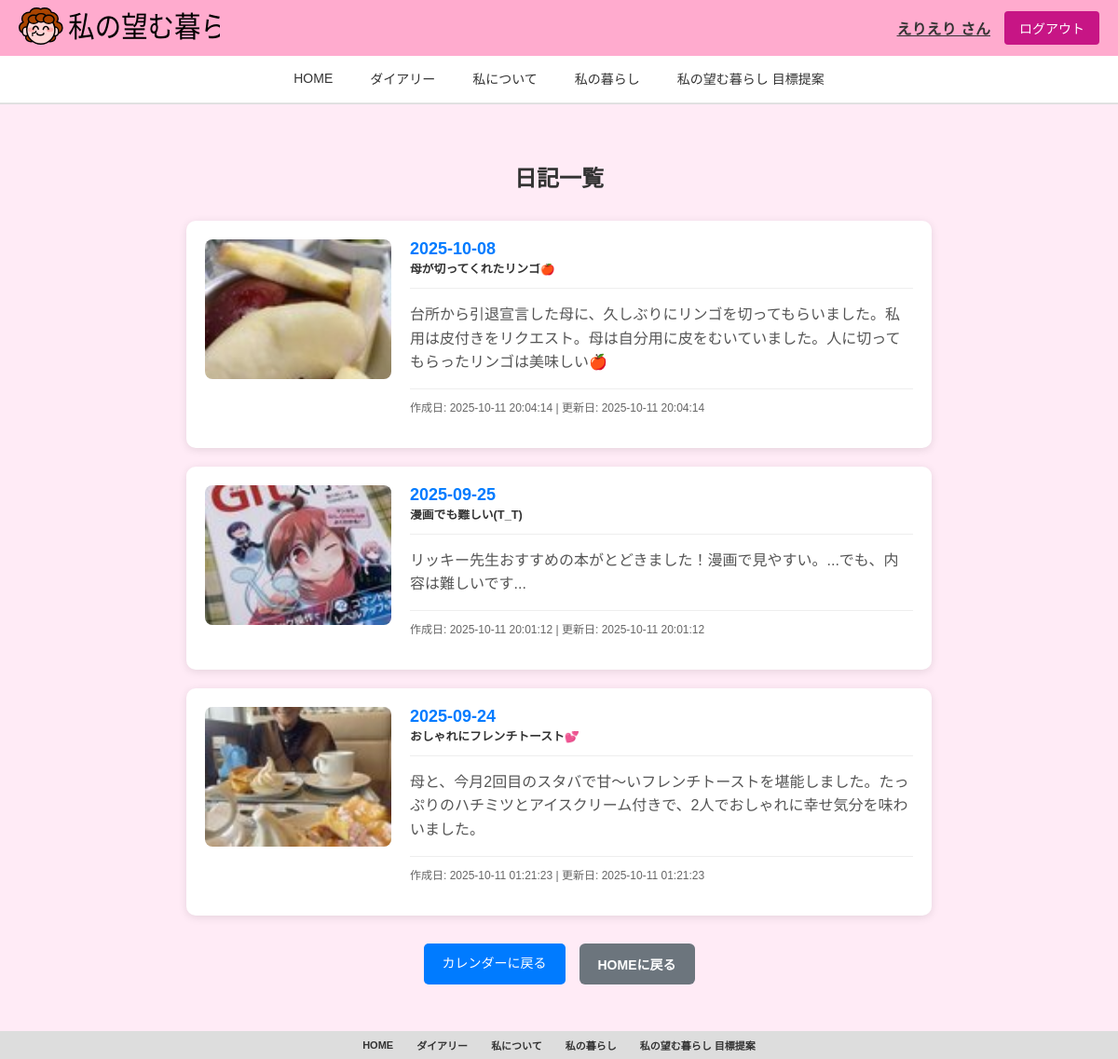
/diary_list (signed in), run on the app's committed database.
### tables this page shows
CREATE TABLE diary (
                id INTEGER PRIMARY KEY AUTOINCREMENT,
                user_id VARCHAR(50) NOT NULL,
                date DATE NOT NULL,
                title VARCHAR(100),
                content TEXT,
                photo_path VARCHAR(255),
                thumbnail_path VARCHAR(255),
                created_at TIMESTAMP DEFAULT CURRENT_TIMESTAMP,
                updated_at TIMESTAMP DEFAULT CURRENT_TIMESTAMP,
                FOREIGN KEY (user_id) REFERENCES users (user_id),
                UNIQUE(user_id, date)
            );

### app.py (the view)
@app.route("/diary_list")
@login_required
def diary_list():
    target_date = request.args.get("date")
    if target_date:
        if session.get("user_type") == "family":
            parent_user_id = session.get("parent_user_id")
            diary = db.get_diary_by_date(parent_user_id, target_date)
            diaries = [diary] if diary else []
        else:
            diary = db.get_diary_by_date(session["user_id"], target_date)
            diaries = [diary] if diary else []
    else:
        if session.get("user_type") == "family":
            parent_user_id = session.get("parent_user_id")
            diaries = db.get_diary_by_user_id(parent_user_id)
        else:
            diaries = db.get_diary_by_user_id(session["user_id"])
    return render_template("diary_list.html", diaries=diaries, target_date=target_date)

### app.py (called while the page is built)
def login_required(f):
    @wraps(f)
    def decorated_function(*args, **kwargs):
        if "user_id" not in session:
            return redirect(url_for("index"))
        return f(*args, **kwargs)
    return decorated_function

### config.py (called while the page is built)
    def get_connection(self):
        conn = sqlite3.connect(self.db_path, timeout=30.0)
        conn.execute("PRAGMA journal_mode=WAL")
        conn.execute("PRAGMA busy_timeout=30000")  # 30秒
        return conn

    def get_diary_by_user_id(self, user_id):
        conn = self.get_connection()
        cursor = conn.cursor()
        cursor.execute("SELECT * FROM diary WHERE user_id = ? ORDER BY date DESC", (user_id,))
        diaries = cursor.fetchall()
        conn.close()
        return diaries

### templates/diary_list.html (shortened to what this page needs)
{% extends "base.html" %}
{% block nickname %}{{ session.get('nickname', 'ゲスト') }}{% endblock %}
{% block content %}
<div class="diary-list-page">
    {% if target_date %}
    <h2>{{ target_date }}の日記</h2>
    {% else %}
    <h2>日記一覧</h2>
    {% endif %}
    <div class="diary-list-container">
        {% if diaries %}
        {% for diary in diaries %}
        <div class="diary-entry">
            {% if diary[6] %}
            <div class="diary-photo">
                <img src="{{ diary[6] }}" alt="日記の写真" class="thumbnail" onclick="showFullImage('{{ diary[5] }}')">
            </div>
            {% endif %}
            <div class="diary-content">
                <div class="diary-header">
                    <h3 class="diary-date">{{ diary[2] }}</h3>
                    {% if diary[3] %}
                    <h4 class="diary-title">{{ diary[3] }}</h4>
                    {% endif %}
                </div>
                {% if diary[4] %}
                <div class="diary-text">
                    <p>{{ diary[4] }}</p>
                </div>
                {% endif %}
                <div class="diary-footer">
                    <small class="diary-meta">
                        作成日: {{ diary[7] }} | 更新日: {{ diary[8] }}
                    </small>
                </div>
            </div>
        </div>
        {% endfor %}
        {% endif %}
    </div>
    <div class="diary-actions">
        <a href="{{ url_for('diary_calendar') }}" class="calendar-btn">カレンダーに戻る</a>
        <a href="{{ url_for('dashboard') }}" class="back-btn">HOMEに戻る</a>
    </div>
</div>
{% endblock %}

### templates/base.html (shortened to what this page needs)
<!DOCTYPE html>
<html lang="ja">
<head>
    <link rel="stylesheet" href="{{ url_for('static', filename='style.css') }}">
</head>
<body>
    <header class="main-header">
        <div class="header-content">
            <div class="header-left">
                <img src="{{ url_for('static', filename='images/logomark2.svg') }}" alt="logomark" class="header-logo">
            </div>
            <div class="header-right">
                <div class="user-info">
                    <div class="user-name-container">
                        <a href="{{ url_for('user') }}" class="user-link" style="text-decoration: underline;">
                            <span class="nickname">{% block nickname %}ゲスト{% endblock %} さん</span>
                        </a>
                    </div>
                    <a href="{{ url_for('logout') }}" class="logout-btn" style="text-decoration: none;">ログアウト</a>
                </div>
            </div>
        </div>
        <nav class="main-nav">
            <ul class="nav-list">
                <li class="nav-item">
                    <a href="{{ url_for('dashboard') }}" class="nav-link">HOME</a>
                </li>
                <li class="nav-item dropdown">
                    <a href="{{ url_for('diary_calendar') }}" class="nav-link">ダイアリー</a>
                </li>
                <li class="nav-item dropdown">
                    <a href="{{ url_for('profile') }}" class="nav-link">私について</a>
                </li>
                <li class="nav-item dropdown">
                    <a href="{{ url_for('iwlm') }}" class="nav-link">私の暮らし</a>
                </li>
                <li class="nav-item dropdown">
                    <a href="{{ url_for('goals') }}" class="nav-link">私の望む暮らし 目標提案</a>
                </li>
            </ul>
        </nav>
    </header>
    <main class="main-content">
        {% block content %}{% endblock %}
    </main>
    <footer class="main-footer">
        <div class="footer-content">
            <div class="footer-section">
                <a href="{{ url_for('dashboard') }}" class="footer-main-link">HOME</a>
            </div>
            <div class="footer-section">
                <a href="{{ url_for('diary_calendar') }}" class="footer-main-link">ダイアリー</a>
            </div>
            <div class="footer-section">
                <a href="{{ url_for('profile') }}" class="footer-main-link">私について</a>
            </div>
            <div class="footer-section">
                <a href="{{ url_for('iwlm') }}" class="footer-main-link">私の暮らし</a>
            </div>
            <div class="footer-section">
                <a href="{{ url_for('goals') }}" class="footer-main-link">私の望む暮らし 目標提案</a>
            </div>
        </div>
    </footer>
</body>
</html>

### static/style.css (style rules this page uses)
body { background-color: #FFEBF6; margin: 0; padding: 0; font-family: Arial, sans-serif; min-height: 100vh; }
.main-content { flex: 1; display: flex; flex-direction: column; justify-content: center; align-items: center; padding: 20px; }
img { max-width: 100%; height: auto; max-height: 60vh; }
.main-header { background-color: #FFABCE; border-bottom: 1px solid #ddd; }
.header-content { display: flex; align-items: center; height: 60px; padding: 0 20px; max-width: 1200px; margin: 0 auto; }
.header-left { flex: 0 0 auto; }
.header-logo { height: 40px; width: auto; }
.header-right { flex: 0 0 auto; }
.user-info { display: flex; align-items: center; gap: 15px; }
.user-link { text-decoration: none; color: #333; font-weight: bold; }
.logout-btn { display: inline-block; padding: 8px 16px; background-color: #c71585; color: white !important; border: none; border-radius: 4px; cursor: pointer; font-size: 14px; text-decoration: none !important; }
.main-nav { background-color: #ffffff; border-bottom: 1px solid #e5e5e5; padding: 0; }
.nav-list { display: flex; list-style: none; margin: 0; padding: 0; max-width: 1200px; margin: 0 auto; align-items: center; justify-content: center; height: 50px; }
.nav-item { position: relative; margin: 0; padding: 0; }
.nav-link { display: block; padding: 15px 20px; color: #333333; text-decoration: none; font-size: 14px; font-weight: 400; transition: all 0.3s ease; border-bottom: 3px solid transparent; }
.dropdown { position: relative; }
.main-content { min-height: calc(100vh - 140px); padding: 20px; padding-bottom: 60px; max-width: 1200px; margin: 0 auto; }
.main-footer { background-color: #DDDDDD; height: 30px; position: fixed; bottom: 0; left: 0; right: 0; z-index: 1000; }
.footer-content { display: flex; justify-content: center; align-items: center; height: 100%; gap: 25px; font-size: 11px; }
.footer-section { position: relative; }
.footer-main-link { color: #333; text-decoration: none; font-weight: bold; }
.profile-page, .iwlm-page, .diary-page, .diary-list-page, .howsitgoing-page, .iwlm-table-page, .profile-table-page { max-width: 1200px; margin: 0 auto; padding: 20px; }
.profile-page h2, .iwlm-page h2, .diary-page h2, .diary-list-page h2, .howsitgoing-page h2, .iwlm-table-page h2, .profile-table-page h2 { text-align: center; color: #333; margin-bottom: 30px; }
.edit-btn, .create-btn, .delete-btn, .back-btn { padding: 10px 20px; border: none; border-radius: 5px; cursor: pointer; text-decoration: none; font-size: 14px; text-align: center; display: inline-block; }
.back-btn { background: #6c757d; color: white; }
.diary-title { color: #666; font-size: 0.4em; display: block; margin-top: 2px; line-height: 1.0; overflow: hidden; text-overflow: ellipsis; white-space: nowrap; transform: scale(0.8); transform-origin: top left; }
.list-btn, .calendar-btn, .back-btn { padding: 10px 20px; background: #007bff; color: white; text-decoration: none; border-radius: 5px; font-size: 14px; }
.diary-list-page { max-width: 800px; margin: 0 auto; padding: 20px; }
.diary-list-container { margin-bottom: 30px; }
.diary-entry { background: white; border-radius: 10px; box-shadow: 0 2px 10px rgba(0, 0, 0, 0.1); padding: 20px; margin-bottom: 20px; display: flex; gap: 20px; }
.diary-header { border-bottom: 1px solid #eee; padding-bottom: 10px; margin-bottom: 15px; }
.diary-date { color: #007bff; font-size: 18px; margin: 0 0 5px 0; }
.diary-title { color: #333; font-size: 16px; margin: 0; }
.diary-content { flex: 1; margin-bottom: 15px; }
.diary-text { margin-bottom: 15px; }
.diary-text p { margin: 0; line-height: 1.6; color: #555; }
.diary-photo { flex-shrink: 0; width: 200px; text-align: center; }
.thumbnail { width: 100%; max-width: 200px; height: 150px; object-fit: cover; border-radius: 8px; cursor: pointer; transition: transform 0.2s; }
.diary-footer { border-top: 1px solid #eee; padding-top: 10px; flex-basis: 100%; }
.diary-meta { color: #666; font-size: 12px; }
.diary-actions { display: flex; gap: 15px; justify-content: center; }
.print-btn, .profile-btn, .iwlm-btn, .back-btn, .update-btn, .history-btn, .current-goals-btn { padding: 12px 20px; border: none; border-radius: 6px; cursor: pointer; font-size: 14px; font-weight: bold; text-decoration: none; display: inline-block; transition: all 0.3s ease; }
.user-name-container { position: relative; display: inline-block; }

### data on the page
diary: thumbnail_path+photo_path (picture), date "2025-10-08", title "母が切ってくれたリンゴ🍎", content "台所から引退宣言した母に、久しぶりにリンゴを切ってもらいました。私用は皮付きをリクエスト。母は自分用に皮をむいていました。人に切ってもらったリンゴは美味しい🍎", created_at "2025-10-11 20:04:14", updated_at "2025-10-11 20:04:14"
diary: thumbnail_path+photo_path (picture), date "2025-09-25", title "漫画でも難しい(T_T)", content "リッキー先生おすすめの本がとどきました！漫画で見やすい。...でも、内容は難しいです...", created_at "2025-10-11 20:01:12", updated_at "2025-10-11 20:01:12"
diary: thumbnail_path+photo_path (picture), date "2025-09-24", title "おしゃれにフレンチトースト💕", content "母と、今月2回目のスタバで甘～いフレンチトーストを堪能しました。たっぷりのハチミツとアイスクリーム付きで、2人でおしゃれに幸せ気分を味わいました。", created_at "2025-10-11 01:21:23", updated_at "2025-10-11 01:21:23"

### other printed values
{{ session.get('nickname', 'ゲスト') }} "えりえり"
